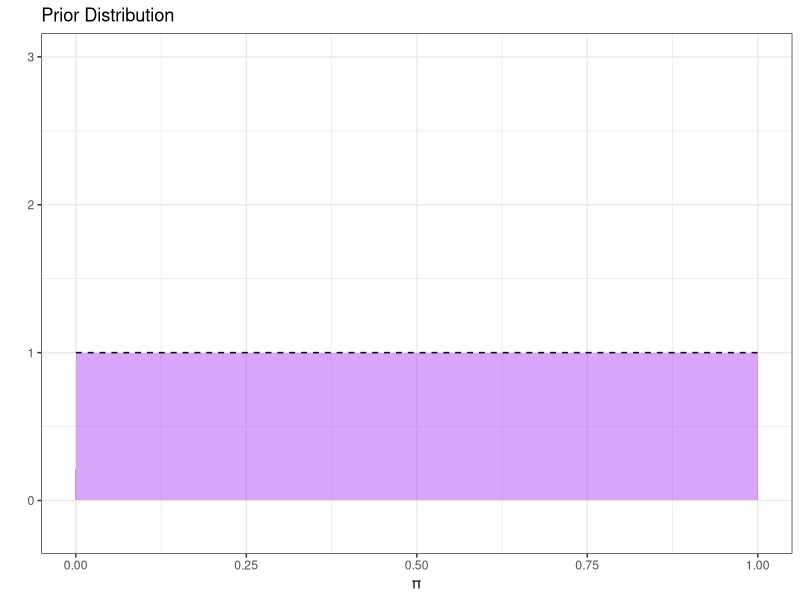
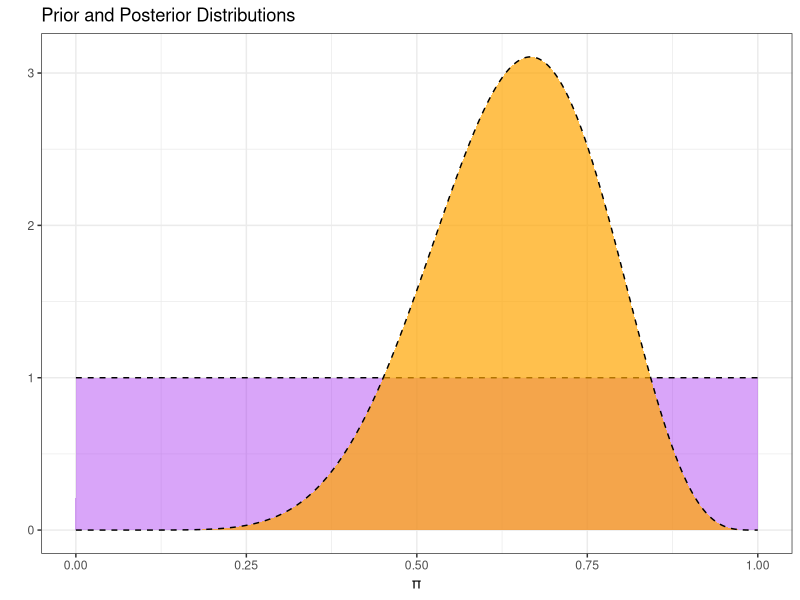

Source code (R) for these figures, in order:
## ---- chunk 1
knitr::opts_chunk$set(echo = TRUE)
options(kable_styling_bootstrap_options = c("hover", "striped"))

library(tidyverse)
library(kableExtra)
## ---- chunk 2
alpha <- 1
beta <- 1
#Fewer points results in more jagged pictures
grid_pts <- 500

my_dists <- tibble(
  pi = seq(0, 1, length.out = grid_pts),
  prior_prob = dbeta(pi, alpha, beta)
)

my_dists %>%
  ggplot() + 
  geom_area(aes(x = pi, y = prior_prob), 
            fill = "purple", alpha = 0.4) + 
  geom_line(aes(x = pi, y = prior_prob),
            linetype = "dashed") + 
  labs(
    title = "Prior Distribution",
    x = "π",
    y = ""
  ) + 
  ylim(c(-0.2, 3)) + 
  theme_bw()
  
## ---- chunk 3
num_frogs <- 12
set.seed(071524)
my_data <- tibble(
  frog_number = 1:num_frogs,
  status = sample(c("positive", "negative"), 
                  size = num_frogs,
                  prob = c(0.7, 0.3), 
                  replace = TRUE)
)

num_pos <- my_data %>%
  filter(status == "positive") %>%
  nrow()

print(paste0("Of the ", num_frogs, 
             " frogs observed, the number positive for Chytrid fungus was ", 
             num_pos, "."))
## ---- chunk 4
my_dists <- my_dists %>%
  mutate(
    post_prob = choose(num_frogs, num_pos)*pi^num_pos*(1 - pi)^(num_frogs - num_pos)*prior_prob,
    post_prob_normalized = post_prob/(sum(post_prob)*1/grid_pts))

my_dists %>%
  ggplot() + 
  geom_area(aes(x = pi, y = prior_prob), 
            fill = "purple", alpha = 0.4) + 
  geom_line(aes(x = pi, y = prior_prob),
            linetype = "dashed") + 
  geom_area(aes(x = pi, y = post_prob_normalized), 
            fill = "orange", alpha = 0.7) + 
  geom_line(aes(x = pi, y = post_prob_normalized),
            linetype = "dashed") +
  labs(
    title = "Prior and Posterior Distributions",
    x = "π",
    y = ""
  ) + 
  theme_bw()
## ---- chunk 5
bounds <- my_dists %>%
  mutate(post_percentile = cumsum(post_prob_normalized*(1/grid_pts))) %>%
  mutate(from_lower = abs(post_percentile - 0.025),
         from_upper = abs(post_percentile - 0.975)) %>%
  filter((from_lower == min(from_lower)) | (from_upper == min(from_upper)))

bounds %>% 
  kable() %>%
  kable_styling(bootstrap_options = c("hover", "striped"))
